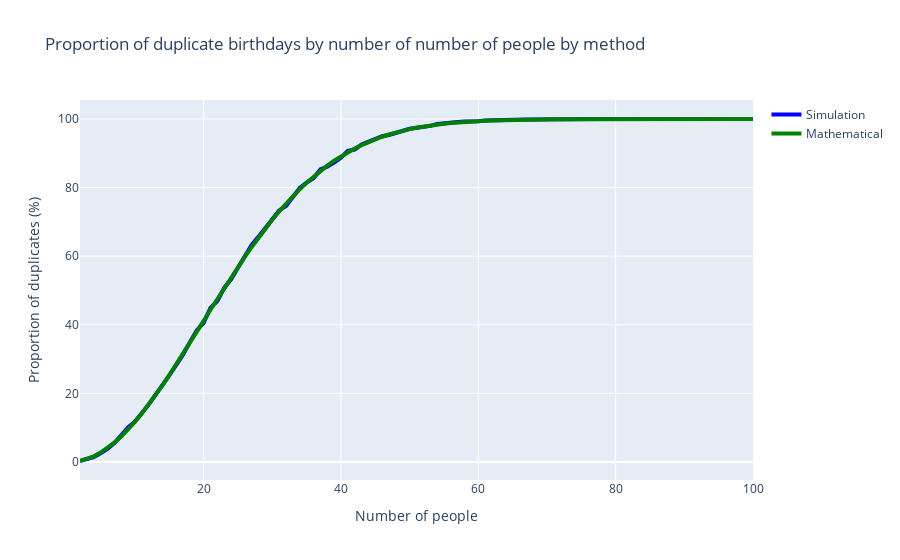

Source (notebook cell):
### Markdown cell above
Finally, the below cell plots the results from the mathematical formula against the simulation for comparison.

### Code cell
# Create plotting figure
fig = go.Figure()

# Add line plot of proportions
fig.add_trace(
    go.Scatter(
        x=[*range(2,101)], 
        y=[*map(lambda x: x*100, simulation_results)],
        line=dict(color='blue', width=4),
        name='Simulation',
        )
    )

# Add a dashed marker highlighted the 50% mark.
fig.add_trace(
    go.Scatter(
        x=[*range(2,101)],
        y=[*map(lambda x: round(x*100, 2), mathematical_results)],
        line=dict(color='green', width=4),
        name='Mathematical'
    )
)

# Update chart layout
fig.update_layout(
    title='Proportion of duplicate birthdays by number of number of people by method',
    xaxis_title='Number of people',
    yaxis_title='Proportion of duplicates (%)'
)

# Display chart
fig.show()

### Figure 1 — Plotly figure (JSON) as saved in the notebook; plotly's stock layout.template omitted (floating-point values rounded to 4 significant figures)
{"data": [{"line": {"color": "blue", "width": 4}, "name": "Simulation", "type": "scatter", "x": [2, 3, 4, 5, 6, 7, 8, 9, 10, 11, 12, 13, 14, 15, 16, 17, 18, 19, 20, 21, 22, 23, 24, 25, 26, 27, 28, 29, 30, 31, 32, 33, 34, 35, 36, 37, 38, 39, 40, 41, 42, 43, 44, 45, 46, 47, 48, 49, 50, 51, 52, 53, 54, 55, 56, 57, 58, 59, 60, 61, 62, 63, 64, 65, 66, 67, 68, 69, 70, 71, 72, 73, 74, 75, 76, 77, 78, 79, 80, 81, 82, 83, 84, 85, 86, 87, 88, 89, 90, 91, 92, 93, 94, 95, 96, 97, 98, 99, 100], "y": [0.29, 0.78, 1.36, 2.54, 3.79, 5.48, 7.72, 10.09, 11.81, 14.18, 16.7, 19.58, 22.19, 25.24, 28.23, 31.26, 34.94, 38.37, 40.54, 44.91, 46.93, 50.75, 53.24, 56.67, 59.69, 63.31, 65.7, 68.31, 70.98, 73.34, 74.66, 77.48, 79.87, 81.44, 82.71, 85.3, 86.1, 87.3, 88.73, 90.72, 91.1, 92.56, 93.4, 94.05, 95, 95.33, 95.97, 96.76, 97.15, 97.43, 97.67, 98, 98.53, 98.64, 98.72, 99.11, 99.3, 99.28, 99.38, 99.54, 99.54, 99.66, 99.71, 99.73, 99.73, 99.83, 99.88, 99.92, 99.86, 99.93, 99.96, 99.93, 99.95, 99.94, 99.96, 99.99, 100, 99.97, 100, 100, 100, 100, 100, 100, 99.99, 100, 100, 100, 100, 100, 100, 100, 100, 100, 100, 100, 100, 100, 100]}, {"line": {"color": "green", "width": 4}, "name": "Mathematical", "type": "scatter", "x": [2, 3, 4, 5, 6, 7, 8, 9, 10, 11, 12, 13, 14, 15, 16, 17, 18, 19, 20, 21, 22, 23, 24, 25, 26, 27, 28, 29, 30, 31, 32, 33, 34, 35, 36, 37, 38, 39, 40, 41, 42, 43, 44, 45, 46, 47, 48, 49, 50, 51, 52, 53, 54, 55, 56, 57, 58, 59, 60, 61, 62, 63, 64, 65, 66, 67, 68, 69, 70, 71, 72, 73, 74, 75, 76, 77, 78, 79, 80, 81, 82, 83, 84, 85, 86, 87, 88, 89, 90, 91, 92, 93, 94, 95, 96, 97, 98, 99, 100], "y": [0.27, 0.82, 1.64, 2.71, 4.05, 5.62, 7.43, 9.46, 11.69, 14.11, 16.7, 19.44, 22.31, 25.29, 28.36, 31.5, 34.69, 37.91, 41.14, 44.37, 47.57, 50.73, 53.83, 56.87, 59.82, 62.69, 65.45, 68.1, 70.63, 73.05, 75.33, 77.5, 79.53, 81.44, 83.22, 84.87, 86.41, 87.82, 89.12, 90.32, 91.4, 92.39, 93.29, 94.1, 94.83, 95.48, 96.06, 96.58, 97.04, 97.44, 97.8, 98.11, 98.39, 98.63, 98.83, 99.01, 99.17, 99.3, 99.41, 99.51, 99.59, 99.66, 99.72, 99.77, 99.81, 99.84, 99.87, 99.9, 99.92, 99.93, 99.95, 99.96, 99.96, 99.97, 99.98, 99.98, 99.99, 99.99, 99.99, 99.99, 99.99, 100, 100, 100, 100, 100, 100, 100, 100, 100, 100, 100, 100, 100, 100, 100, 100, 100, 100]}], "layout": {"title": {"text": "Proportion of duplicate birthdays by number of number of people by method"}, "xaxis": {"title": {"text": "Number of people"}}, "yaxis": {"title": {"text": "Proportion of duplicates (%)"}}}}
